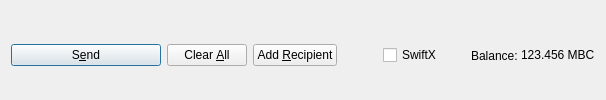
         <widget class="QFrame" name="frame_Send">
          <layout class="QHBoxLayout" name="horizontalLayout">
           <property name="bottomMargin">
            <number>0</number>
           </property>
           <item>
            <widget class="QPushButton" name="sendButton">
             <property name="minimumSize">
              <size>
               <width>150</width>
               <height>0</height>
              </size>
             </property>
             <property name="toolTip">
              <string>Confirm the send action</string>
             </property>
             <property name="text">
              <string>S&amp;end</string>
             </property>
             <property name="icon">
              <iconset resource="../mbc.qrc">
               <normaloff>:/icons/send</normaloff>:/icons/send</iconset>
             </property>
             <property name="autoDefault">
              <bool>false</bool>
             </property>
             <property name="default">
              <bool>true</bool>
             </property>
            </widget>
           </item>
           <item>
            <widget class="QPushButton" name="clearButton">
             <property name="sizePolicy">
              <sizepolicy hsizetype="Minimum" vsizetype="Fixed">
               <horstretch>0</horstretch>
               <verstretch>0</verstretch>
              </sizepolicy>
             </property>
             <property name="toolTip">
              <string>Clear all fields of the form.</string>
             </property>
             <property name="text">
              <string>Clear &amp;All</string>
             </property>
             <property name="icon">
              <iconset resource="../mbc.qrc">
               <normaloff>:/icons/remove</normaloff>:/icons/remove</iconset>
             </property>
             <property name="autoDefault">
              <bool>false</bool>
             </property>
            </widget>
           </item>
           <item>
            <widget class="QPushButton" name="addButton">
             <property name="toolTip">
              <string>Send to multiple recipients at once</string>
             </property>
             <property name="text">
              <string>Add &amp;Recipient</string>
             </property>
             <property name="icon">
              <iconset resource="../mbc.qrc">
               <normaloff>:/icons/add</normaloff>:/icons/add</iconset>
             </property>
             <property name="autoDefault">
              <bool>false</bool>
             </property>
            </widget>
           </item>
           <item>
            <spacer name="horizontalSpacer">
             <property name="orientation">
              <enum>Qt::Horizontal</enum>
             </property>
             <property name="sizeHint" stdset="0">
              <size>
               <width>40</width>
               <height>20</height>
              </size>
             </property>
            </spacer>
           </item>
           <item>
            <layout class="QHBoxLayout" name="horizontalLayout_2">
             <property name="spacing">
              <number>3</number>
             </property>
             <item>
              <widget class="QCheckBox" name="checkSwiftTX">
               <property name="enabled">
                <bool>true</bool>
               </property>
               <property name="minimumSize">
                <size>
                 <width>85</width>
                 <height>0</height>
                </size>
               </property>
               <property name="text">
                <string>SwiftX</string>
               </property>
              </widget>
             </item>
             <item>
              <widget class="QLabel" name="label">
               <property name="text">
                <string>Balance:</string>
               </property>
              </widget>
             </item>
             <item>
              <widget class="QLabel" name="labelBalance">
               <property name="sizePolicy">
                <sizepolicy hsizetype="Preferred" vsizetype="Fixed">
                 <horstretch>0</horstretch>
                 <verstretch>0</verstretch>
                </sizepolicy>
               </property>
               <property name="cursor">
                <cursorShape>IBeamCursor</cursorShape>
               </property>
               <property name="text">
                <string notr="true">123.456 MBC</string>
               </property>
               <property name="textInteractionFlags">
                <set>Qt::LinksAccessibleByMouse|Qt::TextSelectableByKeyboard|Qt::TextSelectableByMouse</set>
               </property>
              </widget>
             </item>
            </layout>
           </item>
          </layout>
         </widget>
